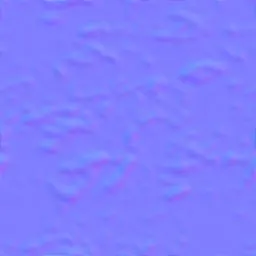
#> input picture assets/build/nature-tex/1f12062a51.webp, 256 x 256 px
$ python -i make-nature-glb.py   (imports and definitions only)
#> lines starting #> are read from the running program, lines starting #| are printed output that depends on the picture
#!/usr/bin/env python3
"""Muse の環境セット（assets/environment-set/models）と GPT-DQ3 セット（assets/gpt-dq3/models）の GLB（原本）から、
ゲームに埋め込む軽量版を作る（2026-11-12）。原本は変更しない。

軽量化のやり方：
  ・テクスチャ画像を GLB から取り出し、中身が同じ画像は1枚にまとめる（同じ石・樹皮・葉の画像が 20 個以上の GLB に重複していた）。
    まとめた画像は assets/build/nature-tex/<hash>.webp（色は長辺 COLOR_MAX、法線・粗さは長辺 AUX_MAX）。
    GLB の中の画像は 1×1 の透明 PNG に置き換え、画像の名前を "tex:<hash>" にする（読み込むときにゲーム側で共有のテクスチャへ差し替える）。
  ・地面の影の板（"shadow" の画像を使う ContactShadow）は外す（自然物は描画モジュールの本物の影を使う。斜面で板が浮くため）。
  ・頂点・面・ノード名・寸法は変えない。
出力：assets/build/nature/<id>.glb・assets/build/town/<id>.glb・assets/build/nature-tex/<hash>.webp・assets/build/nature/manifest.json
使い方：python3 scripts/make-nature-glb.py   （Pillow が必要）"""
import io, json, os, struct, glob, hashlib
from PIL import Image
ROOT = os.path.dirname(os.path.dirname(os.path.abspath(__file__)))
ENV = os.path.join(ROOT, "assets/environment-set/models")
DQ3 = os.path.join(ROOT, "assets/gpt-dq3/models")
OUT_N = os.path.join(ROOT, "assets/build/nature")
OUT_T = os.path.join(ROOT, "assets/build/town")
OUT_X = os.path.join(ROOT, "assets/build/nature-tex")
COLOR_MAX, AUX_MAX = 512, 256
# 採用する自然物（基本モデル）。LOD1 は測った結果、採用しない（manifest の lodReport）
NATURE = {
  ENV: ["tree-broadleaf-a1", "tree-broadleaf-a2", "tree-broadleaf-b1", "tree-broadleaf-b2", "tree-broadleaf-c1", "tree-broadleaf-c2",
        "tree-conifer-cedar", "tree-conifer-pine", "shrub-round", "shrub-flower",
        "rock-m-blocky", "rock-l-blocky", "rock-m-round", "rock-l-round", "rock-m-sharp", "rock-l-sharp",
        "rock-m-depleted", "rock-shore-1", "rock-shore-2", "driftwood", "shell-scallop", "shell-conch"],
  DQ3: ["stump", "log-fallen", "moss-rock", "basalt-1", "basalt-2", "basalt-3"],
}
TOWN = ["hut-town", "plaza", "banner-red", "banner-green", "planter-large", "planter-small", "crates", "barrel", "bucket-rope", "stall", "fruit-basket", "stone-lantern"]
PLACEHOLDER = None

def read_glb(path):
    b = open(path, "rb").read()
    magic, ver, length = struct.unpack("<III", b[:12]); assert magic == 0x46546C67 and ver == 2
    off, js, binc = 12, None, b""
    while off < length:
        clen, ctype = struct.unpack("<II", b[off:off + 8]); data = b[off + 8: off + 8 + clen]
        if ctype == 0x4E4F534A: js = json.loads(data)
        elif ctype == 0x004E4942: binc = data
        off += 8 + clen
    return js, binc

# [24 lines left out: functions write_glb, placeholder, aux_names, not called in this run]

texinfo = {}
# [53 lines left out: functions store_texture, bbox, not called in this run]

def convert(src, out_dir, drop_shadow=True):
    js, binc = read_glb(src); name = os.path.basename(src)[:-4]
    aux = aux_names(js)
    # 影の板：shadow の画像を色に使う材質のメッシュ
    shadow_imgs = {i for i, im in enumerate(js.get("images", [])) if (im.get("name") or "").lower().startswith("shadow")}
    shadow_tex = {i for i, t in enumerate(js.get("textures", [])) if t.get("source") in shadow_imgs}
    shadow_mat = {i for i, m in enumerate(js.get("materials", [])) if m.get("pbrMetallicRoughness", {}).get("baseColorTexture", {}).get("index") in shadow_tex}
    skip_mesh = {i for i, me in enumerate(js.get("meshes", [])) if all(p.get("material") in shadow_mat for p in me["primitives"])} if drop_shadow else set()
    for n in js.get("nodes", []):
        if n.get("mesh") in skip_mesh: del n["mesh"]
    used = []
    img_views = {im["bufferView"]: i for i, im in enumerate(js.get("images", [])) if "bufferView" in im}
    new_bin = bytearray()
    for vi, bv in enumerate(js["bufferViews"]):
        data = binc[bv.get("byteOffset", 0): bv.get("byteOffset", 0) + bv["byteLength"]]
        if vi in img_views:
            ii = img_views[vi]
            if ii in shadow_imgs and drop_shadow: h = None
            else: h = store_texture(data, ii in aux); used.append(h)
            js["images"][ii]["name"] = "tex:" + h if h else "tex:none"; js["images"][ii]["mimeType"] = "image/png"
            data = placeholder()
        while len(new_bin) % 4: new_bin += b"\0"
        bv["byteOffset"] = len(new_bin); bv["byteLength"] = len(data); new_bin += data
    js["buffers"][0]["byteLength"] = len(new_bin)
    # テクスチャの名前も画像と同じ鍵に（GLTFLoader は texture.name に入れる）
    for t in js.get("textures", []):
        if "source" in t: t["name"] = js["images"][t["source"]]["name"]
    out = os.path.join(out_dir, name + ".glb"); write_glb(out, js, new_bin)
    bb = bbox(js, binc, skip_mesh)
    return name, {"bytesIn": os.path.getsize(src), "bytesOut": os.path.getsize(out), "textures": sorted(set(used)), "droppedShadowMeshes": len(skip_mesh), **bb}

# [1 line not run here, left out]
man = {"note": "scripts/make-nature-glb.py が作る。bytesIn＝原本の GLB、bytesOut＝画像を抜いた軽量版（画像は nature-tex に共有）", "nature": {}, "town": {}, "textures": texinfo, "lodReport": {}}
# [3 lines not run here, left out]
# 拠点の建物と集落の小物（scripts/make-building-glb.py の軽量版）も、画像を共有テクスチャへ移す（同じ板・樹皮・石・影の画像が最大 13 個の GLB に重複していた）。
# 接地影（ContactShadow）は建物の決まりどおり残す
man["buildings"] = {}; man["props"] = {}
# [4 lines not run here, left out]
# LOD1：大きな岩だけ使う（苔の板が外れて描画回数 3→1、形と寸法は同じ）。木の LOD1 は形と寸法が LOD0 と違う（幅が最大 40% 違う）ので使わない
man["lod1"] = {}
# [9 lines not run here, left out]
# 街の建物・小物の占有形状（当たり判定）。外接箱で一律に通せんぼにしない：広場の床は歩ける（なし）、旗は竿だけ、屋台は台だけ、小屋は壁の内側
TOWN_INFO = {
  "hut-town": ("町の家", "rect", 0.82), "plaza": ("石畳の広場", None, 0), "banner-red": ("旗（赤）", "pole", 0.12), "banner-green": ("旗（緑）", "pole", 0.12),
  "planter-large": ("植木鉢（大）", "circle", 0.46), "planter-small": ("植木鉢（小）", "circle", 0.46), "crates": ("木箱", "rect", 0.92),
  "barrel": ("たる", "circle", 0.5), "bucket-rope": ("おけと縄", "circle", 0.3), "stall": ("屋台", "rect", 0.85),
  "fruit-basket": ("果物かご", "circle", 0.48), "stone-lantern": ("石どうろう", "circle", 0.42)}
specs = {"note": "街の建物・小物（発展した街の素材。検証モードで置ける。通常のゲームの開始地点には置かない）。footprint は scripts/make-nature-glb.py が実寸から決める", "town": {}}
# [8 lines not run here, left out]
tin = sum(v["bytesIn"] for g in ("nature", "town", "buildings", "props", "lod1") for v in man[g].values()); tout = sum(v["bytesOut"] for g in ("nature", "town", "buildings", "props", "lod1") for v in man[g].values())
xin = sum(v["bytesIn"] for v in texinfo.values()); xout = sum(v["bytesOut"] for v in texinfo.values())
# [3 lines not run here, left out]

>>> import cv2
>>> picture = cv2.imread('../assets/build/nature-tex/1f12062a51.webp', cv2.IMREAD_GRAYSCALE)
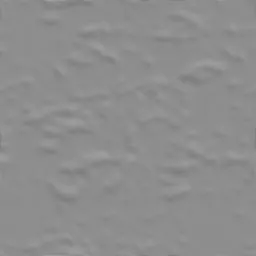
#> picture: shape (256, 256); min 124, max 160, mean 141.3
>>> result = convert(picture, 'out.png')
#> (the run stopped early here; a loop or call above may not have finished)
